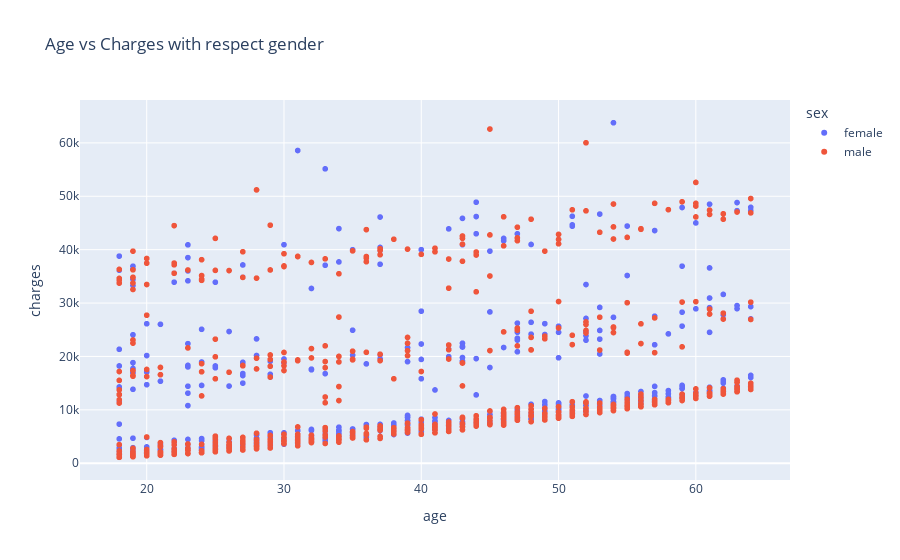

Notebook source saved alongside this figure:
### Code cell
px.scatter(data_frame=data, x = 'age', y = 'charges',
           title= 'Age vs Charges with respect gender', color= 'sex')

### Figure 1 — Plotly figure (JSON) as saved in the notebook; plotly's stock layout.template omitted (floating-point values rounded to 4 significant figures; data arrays with more than 128 entries replaced by an {"elided": "..."} marker saying what was removed)
{"data": [{"hovertemplate": "sex=female<br>age=%{x}<br>charges=%{y}<extra></extra>", "legendgroup": "female", "marker": {"color": "#636efa", "symbol": "circle"}, "mode": "markers", "name": "female", "showlegend": true, "type": "scattergl", "x": {"elided": "662 int values"}, "xaxis": "x", "y": {"elided": "662 float values"}, "yaxis": "y"}, {"hovertemplate": "sex=male<br>age=%{x}<br>charges=%{y}<extra></extra>", "legendgroup": "male", "marker": {"color": "#EF553B", "symbol": "circle"}, "mode": "markers", "name": "male", "showlegend": true, "type": "scattergl", "x": {"elided": "676 int values"}, "xaxis": "x", "y": {"elided": "676 float values"}, "yaxis": "y"}], "layout": {"legend": {"title": {"text": "sex"}, "tracegroupgap": 0}, "title": {"text": "Age vs Charges with respect gender"}, "xaxis": {"anchor": "y", "domain": [0, 1], "title": {"text": "age"}}, "yaxis": {"anchor": "x", "domain": [0, 1], "title": {"text": "charges"}}}}
